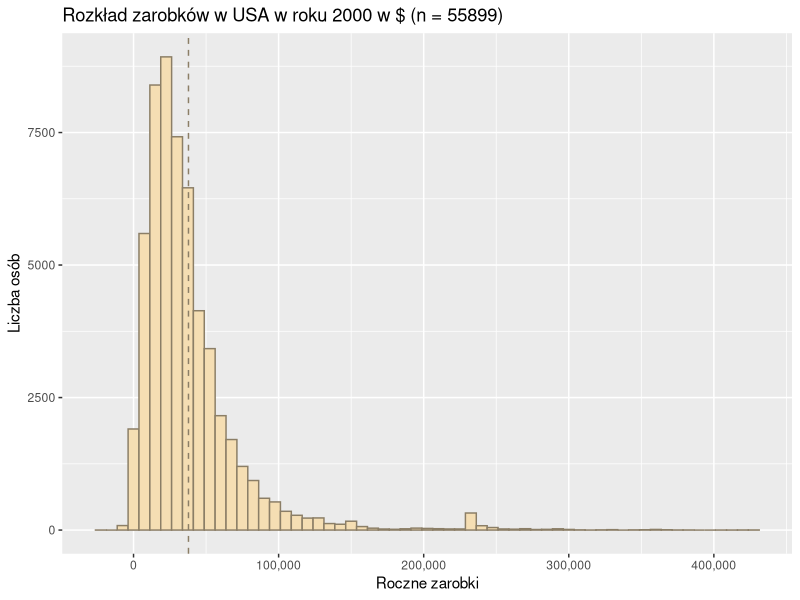
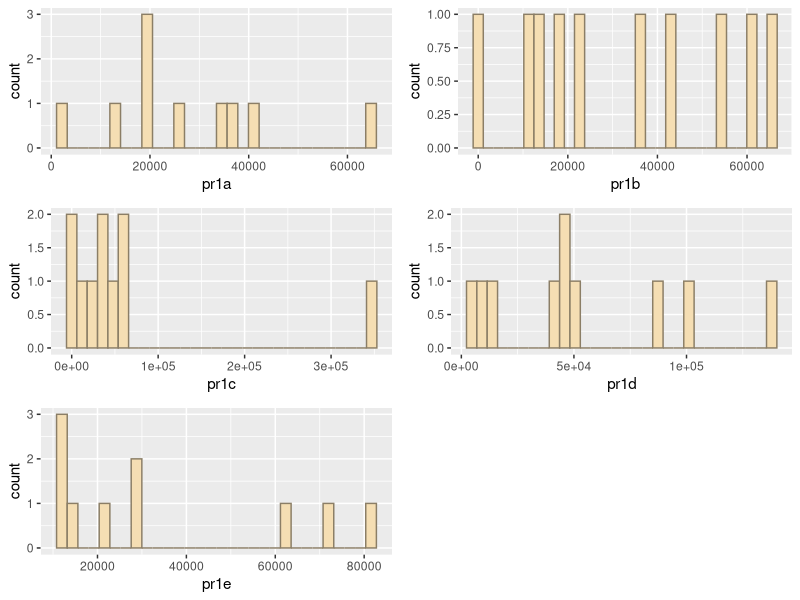
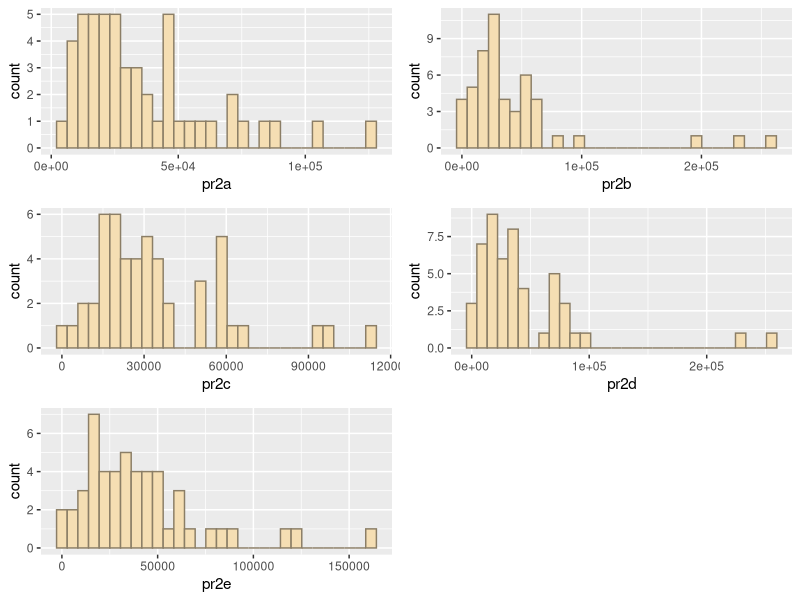
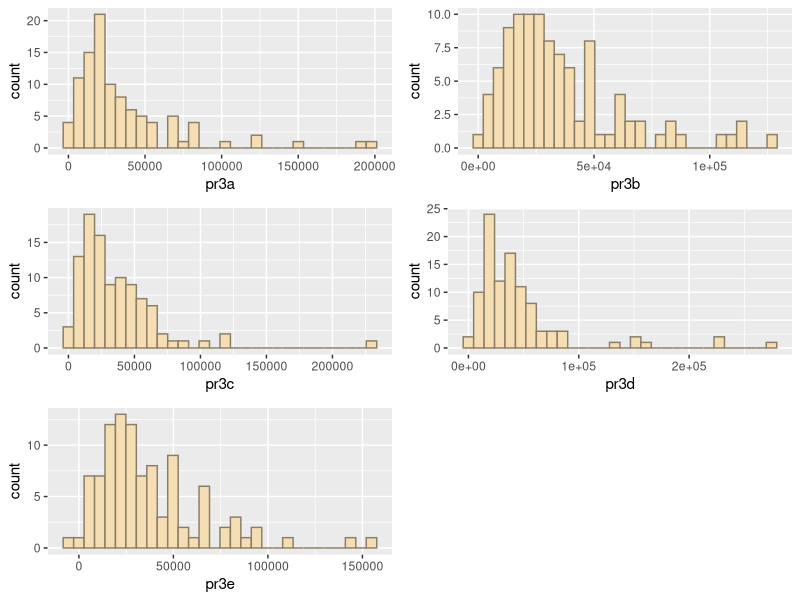
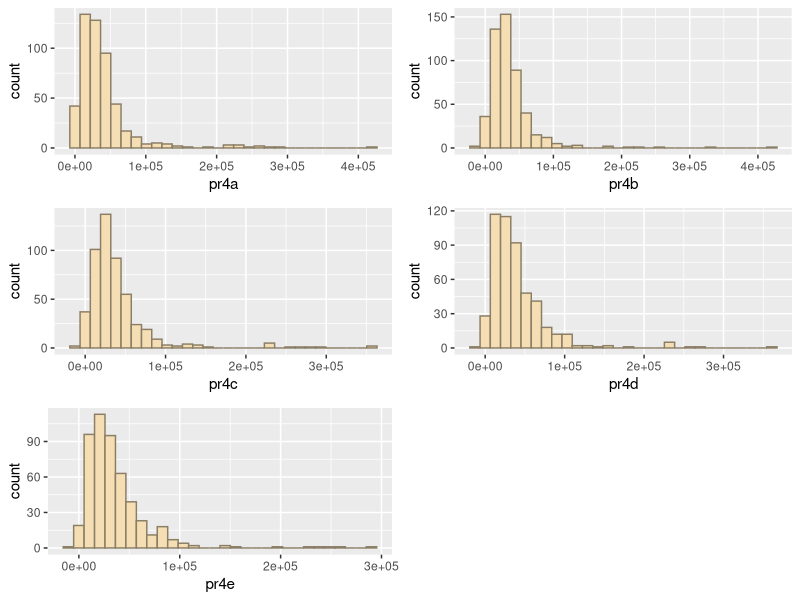
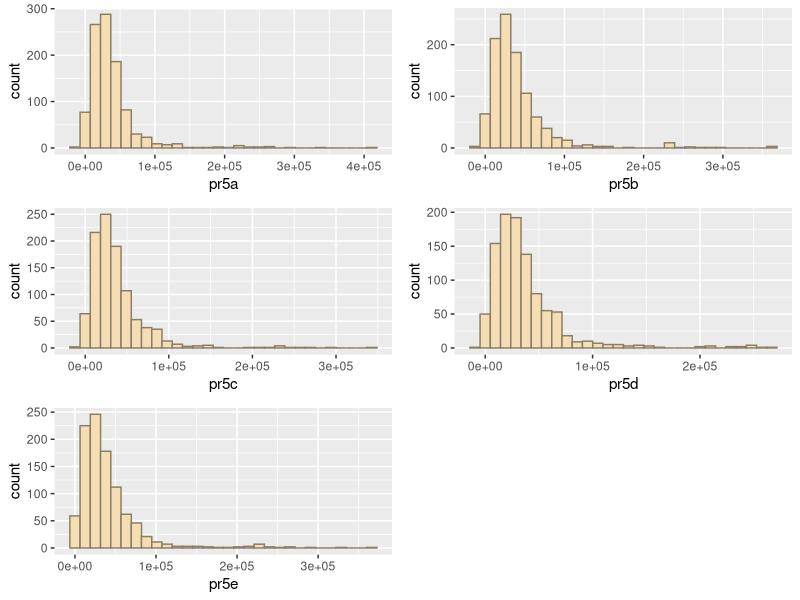
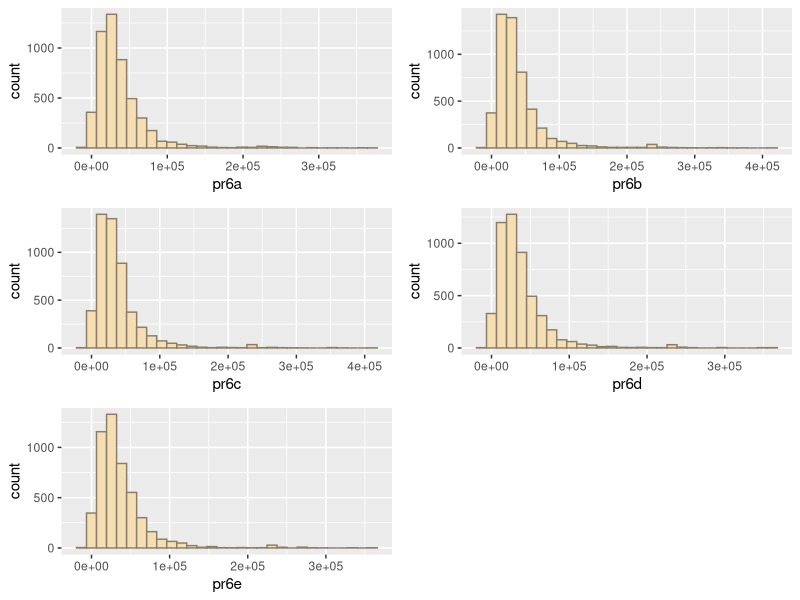
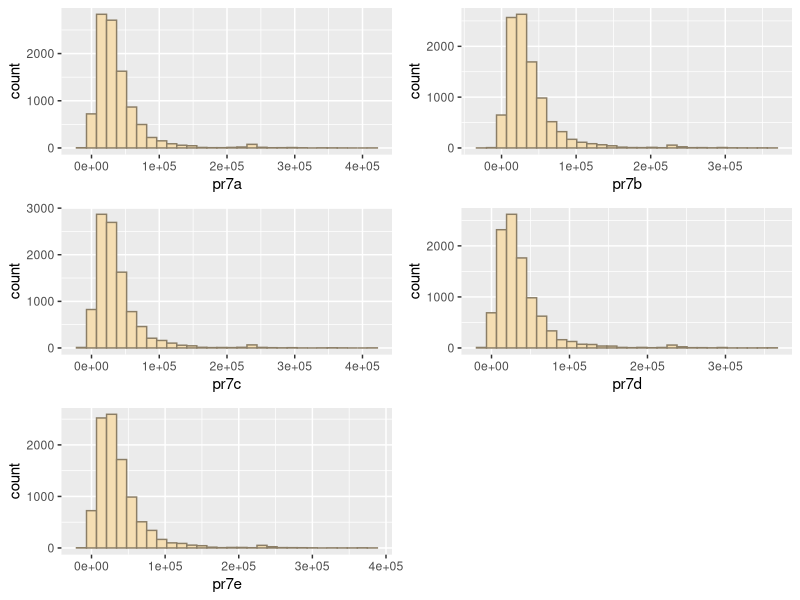

Write the R code that produced these figures, in order.
## ---- chunk 1
knitr::opts_chunk$set(echo = TRUE)
## ---- chunk 2
data <- read.table('income.txt')
colnames(data) = c('id', 'age', 'education', 'sex', 'salary', 'sector')
## ---- chunk 3
zarobki <- data$salary
set.seed(2137)
pr1a <- sample(zarobki, 10)
pr1b <- sample(zarobki, 10)
pr1c <- sample(zarobki, 10)
pr1d <- sample(zarobki, 10)
pr1e <- sample(zarobki, 10)
## ---- chunk 4
set.seed(69)
pr2a <- sample(zarobki, 50)
pr2b <- sample(zarobki, 50)
pr2c <- sample(zarobki, 50)
pr2d <- sample(zarobki, 50)
pr2e <- sample(zarobki, 50)
## ---- chunk 5
set.seed(400)
pr3a <- sample(zarobki, 100)
pr3b <- sample(zarobki, 100)
pr3c <- sample(zarobki, 100)
pr3d <- sample(zarobki, 100)
pr3e <- sample(zarobki, 100)
## ---- chunk 6
set.seed(645)
pr4a <- sample(zarobki, 500)
pr4b <- sample(zarobki, 500)
pr4c <- sample(zarobki, 500)
pr4d <- sample(zarobki, 500)
pr4e <- sample(zarobki, 500)
## ---- chunk 7
set.seed(645)
pr5a <- sample(zarobki, 1000)
pr5b <- sample(zarobki, 1000)
pr5c <- sample(zarobki, 1000)
pr5d <- sample(zarobki, 1000)
pr5e <- sample(zarobki, 1000)
## ---- chunk 8
set.seed(467)
pr6a <- sample(zarobki, 5000)
pr6b <- sample(zarobki, 5000)
pr6c <- sample(zarobki, 5000)
pr6d <- sample(zarobki, 5000)
pr6e <- sample(zarobki, 5000)
## ---- chunk 9
set.seed(983)
pr7a <- sample(zarobki, 10000)
pr7b <- sample(zarobki, 10000)
pr7c <- sample(zarobki, 10000)
pr7d <- sample(zarobki, 10000)
pr7e <- sample(zarobki, 10000)
## ---- chunk 10
set.seed(983)
pr8a <- sample(zarobki, 50000)
pr8b <- sample(zarobki, 50000)
pr8c <- sample(zarobki, 50000)
pr8d <- sample(zarobki, 50000)
pr8e <- sample(zarobki, 50000)
## ---- chunk 11
library(ggplot2)
library(scales)
zarobki <- data$salary
ggplot(data, aes(x=salary)) + 
  geom_histogram(binwidth = 7500, color='wheat4', fill='wheat') + 
  geom_vline(aes(xintercept=mean(salary)), linetype='dashed', color = 'wheat4') + 
  labs(title='Rozkład zarobków w USA w roku 2000 w $ (n = 55899)', x = 'Roczne zarobki', y = 'Liczba osób') + 
  scale_x_continuous(labels=comma)
## ---- chunk 12
library(ggpubr)

a1 <- ggplot() +
  aes(pr1a) +
  geom_histogram(color='wheat4', fill='wheat')
b1 <- ggplot() +
  aes(pr1b) +
  geom_histogram(color='wheat4', fill='wheat')
c1 <- ggplot() +
  aes(pr1c) +
  geom_histogram(color='wheat4', fill='wheat')
d1 <- ggplot() +
  aes(pr1d) +
  geom_histogram(color='wheat4', fill='wheat')
e1 <- ggplot() +
  aes(pr1e) +
  geom_histogram(color='wheat4', fill='wheat')

ggarrange(a1, b1, c1, d1, e1, ncol=2, nrow=3)
## ---- chunk 13
a2 <- ggplot() +
  aes(pr2a) +
  geom_histogram(color='wheat4', fill='wheat')
b2 <- ggplot() +
  aes(pr2b) +
  geom_histogram(color='wheat4', fill='wheat')
c2 <- ggplot() +
  aes(pr2c) +
  geom_histogram(color='wheat4', fill='wheat')
d2 <- ggplot() +
  aes(pr2d) +
  geom_histogram(color='wheat4', fill='wheat')
e2 <- ggplot() +
  aes(pr2e) +
  geom_histogram(color='wheat4', fill='wheat')

ggarrange(a2, b2, c2, d2, e2, ncol=2, nrow=3)
## ---- chunk 14
a3 <- ggplot() +
  aes(pr3a) +
  geom_histogram(color='wheat4', fill='wheat')
b3 <- ggplot() +
  aes(pr3b) +
  geom_histogram(color='wheat4', fill='wheat')
c3 <- ggplot() +
  aes(pr3c) +
  geom_histogram(color='wheat4', fill='wheat')
d3 <- ggplot() +
  aes(pr3d) +
  geom_histogram(color='wheat4', fill='wheat')
e3 <- ggplot() +
  aes(pr3e) +
  geom_histogram(color='wheat4', fill='wheat')

ggarrange(a3, b3, c3, d3, e3, ncol=2, nrow=3)
## ---- chunk 15
a4 <- ggplot() +
  aes(pr4a) +
  geom_histogram(color='wheat4', fill='wheat')
b4 <- ggplot() +
  aes(pr4b) +
  geom_histogram(color='wheat4', fill='wheat')
c4 <- ggplot() +
  aes(pr4c) +
  geom_histogram(color='wheat4', fill='wheat')
d4 <- ggplot() +
  aes(pr4d) +
  geom_histogram(color='wheat4', fill='wheat')
e4 <- ggplot() +
  aes(pr4e) +
  geom_histogram(color='wheat4', fill='wheat')

ggarrange(a4, b4, c4, d4, e4, ncol=2, nrow=3)
## ---- chunk 16
a5 <- ggplot() +
  aes(pr5a) +
  geom_histogram(color='wheat4', fill='wheat')
b5 <- ggplot() +
  aes(pr5b) +
  geom_histogram(color='wheat4', fill='wheat')
c5 <- ggplot() +
  aes(pr5c) +
  geom_histogram(color='wheat4', fill='wheat')
d5 <- ggplot() +
  aes(pr5d) +
  geom_histogram(color='wheat4', fill='wheat')
e5 <- ggplot() +
  aes(pr5e) +
  geom_histogram(color='wheat4', fill='wheat')

ggarrange(a5, b5, c5, d5, e5, ncol=2, nrow=3)
## ---- chunk 17
a6 <- ggplot() +
  aes(pr6a) +
  geom_histogram(color='wheat4', fill='wheat')
b6 <- ggplot() +
  aes(pr6b) +
  geom_histogram(color='wheat4', fill='wheat')
c6 <- ggplot() +
  aes(pr6c) +
  geom_histogram(color='wheat4', fill='wheat')
d6 <- ggplot() +
  aes(pr6d) +
  geom_histogram(color='wheat4', fill='wheat')
e6 <- ggplot() +
  aes(pr6e) +
  geom_histogram(color='wheat4', fill='wheat')

ggarrange(a6, b6, c6, d6, e6, ncol=2, nrow=3)
## ---- chunk 18
a7 <- ggplot() +
  aes(pr7a) +
  geom_histogram(color='wheat4', fill='wheat')
b7 <- ggplot() +
  aes(pr7b) +
  geom_histogram(color='wheat4', fill='wheat')
c7 <- ggplot() +
  aes(pr7c) +
  geom_histogram(color='wheat4', fill='wheat')
d7 <- ggplot() +
  aes(pr7d) +
  geom_histogram(color='wheat4', fill='wheat')
e7 <- ggplot() +
  aes(pr7e) +
  geom_histogram(color='wheat4', fill='wheat')

ggarrange(a7, b7, c7, d7, e7, ncol=2, nrow=3)
## ---- chunk 19
a8 <- ggplot() +
  aes(pr8a) +
  geom_histogram(color='wheat4', fill='wheat')
b8 <- ggplot() +
  aes(pr8b) +
  geom_histogram(color='wheat4', fill='wheat')
c8 <- ggplot() +
  aes(pr8c) +
  geom_histogram(color='wheat4', fill='wheat')
d8 <- ggplot() +
  aes(pr8d) +
  geom_histogram(color='wheat4', fill='wheat')
e8 <- ggplot() +
  aes(pr8e) +
  geom_histogram(color='wheat4', fill='wheat')

ggarrange(a8, b8, c8, d8, e8, ncol=2, nrow=3)
## ---- chunk 20
ah1 <- c(mean(sample(zarobki, 10, replace=TRUE)))
for (i in 1:9) {
  ah1 <- c(ah1, mean(sample(zarobki, 10, replace=TRUE)))
}
bh1 <- c(mean(sample(zarobki, 10, replace=TRUE)))
for (i in 1:99) {
  bh1 <- c(bh1, mean(sample(zarobki, 10, replace=TRUE)))
}
ch1 <- c(mean(sample(zarobki, 10, replace=TRUE)))
for (i in 1:999) {
  ch1 <- c(ch1, mean(sample(zarobki, 10, replace=TRUE)))
}
dh1 <- c(mean(sample(zarobki, 10, replace=TRUE)))
for (i in 1:9999) {
  dh1 <- c(dh1, mean(sample(zarobki, 10, replace=TRUE)))
}
eh1 <- c(mean(sample(zarobki, 10, replace=TRUE)))
for (i in 1:99999) {
  eh1 <- c(eh1, mean(sample(zarobki, 10, replace=TRUE)))
}

aw1 <- ggplot() +
  aes(ah1) +
  geom_histogram(color='wheat4', fill='wheat')

bw1 <- ggplot() +
  aes(bh1) +
  geom_histogram(color='wheat4', fill='wheat')

cw1 <- ggplot() +
  aes(ch1) +
  geom_histogram(color='wheat4', fill='wheat')

dw1 <- ggplot() +
  aes(dh1) +
  geom_histogram(color='wheat4', fill='wheat')

ew1 <- ggplot() +
  aes(eh1) +
  geom_histogram(color='wheat4', fill='wheat')


ggarrange(aw1, bw1, cw1, ew1, ncol=3, nrow=2)
